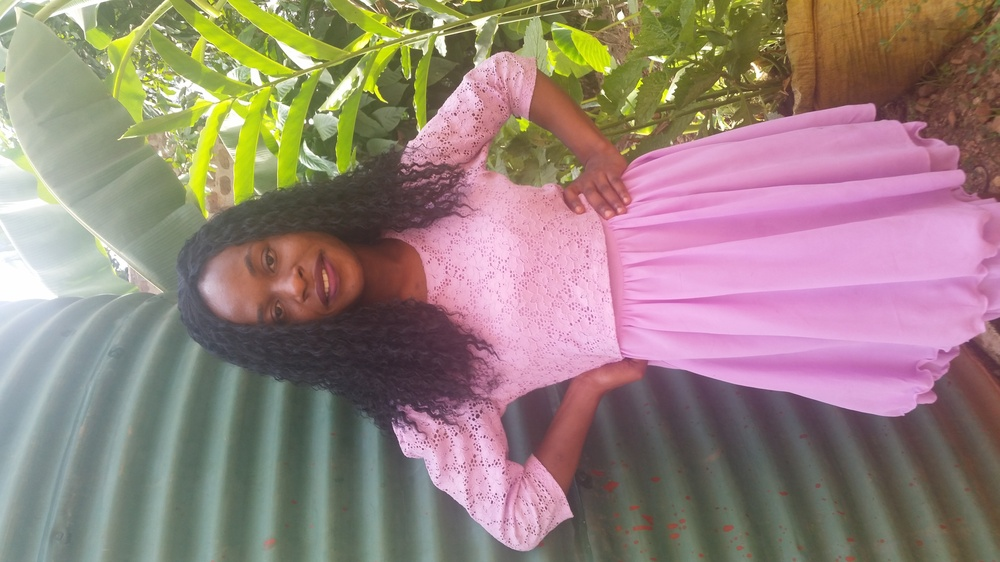
#> input picture justine.jpg, 1000 x 562 px, shrunk from 5312 x 2988 before the run
$ python blur.py
#> lines starting #> are read from the running program, lines starting #| are printed output that depends on the picture
from PIL import Image, ImageFilter
before = Image.open('justine.jpg')
#> before is the input picture: PIL image 1000x562 RGB; mean R, G, B 151.2, 131.1, 125.1
after = before.filter(ImageFilter.BoxBlur(50))
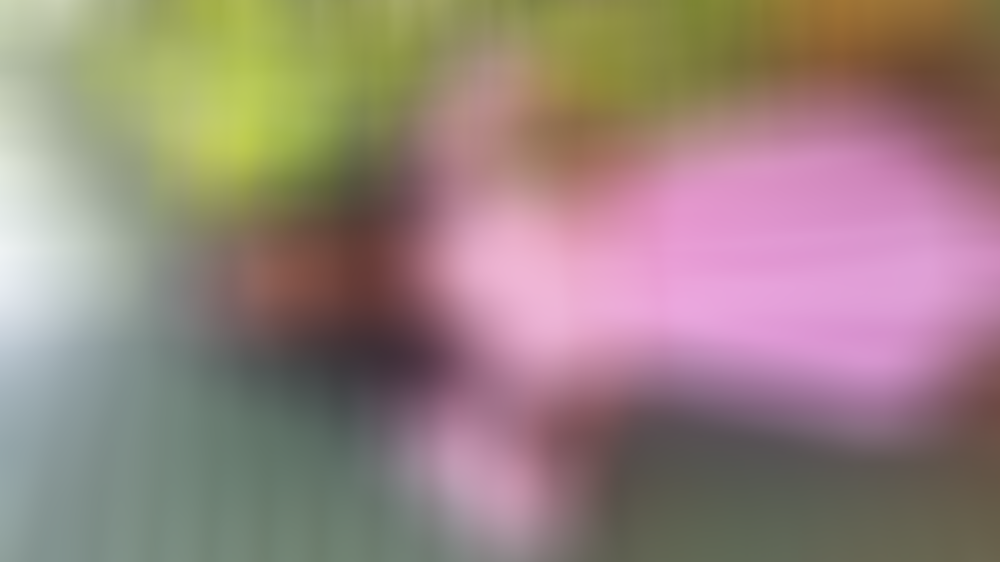
#> after: PIL image 1000x562 RGB; mean R, G, B 151.5, 131.5, 125.4
after.save('out.jpg')
